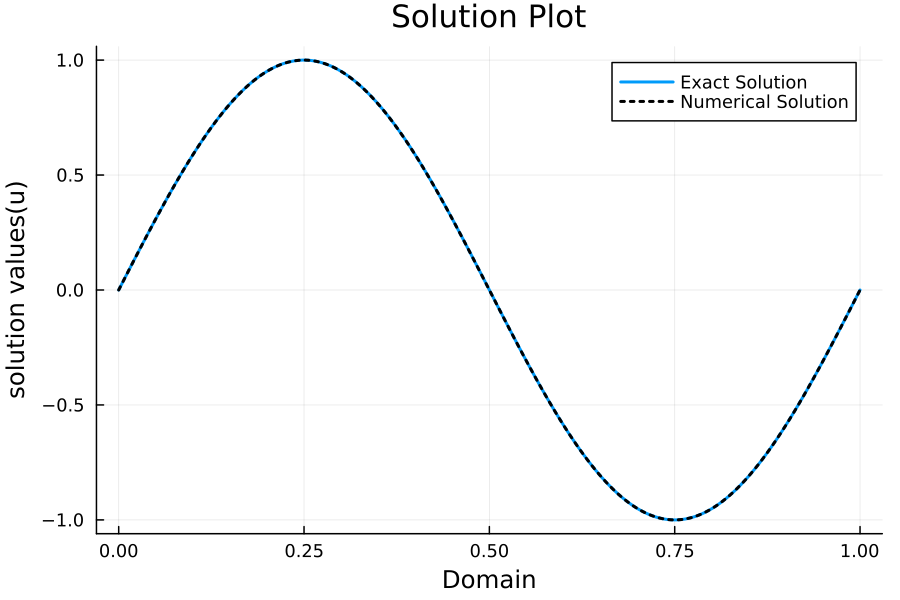

This figure's Julia source:
# solving linear advection equation:-
# u_t + param.a*u_x = 0 with periodic bc taking param.a = 1
# initial conditions: 
# u(x) = sin(2πx)
# Computational domain [0,1]

using Plots
gr()
# To generate param.a initial solution through initial condition
function initial_u!(param, x, u)
    for i in 1:param.N
        u[i] = sin(2.0 * π * x[i])
    end
end

# Lex-Wendroff method 
function update_lw!(u, unew, sigma)
    unew[1] = u[1] - 0.5* sigma *(u[2] - u[end-1]) + 0.5*sigma*sigma*(u[end-1] - 2*u[1] + u[2])   # u[0] = u[end-1] due to periodic bc
    @views unew[2:end-1] .= u[2:end-1] - 0.5*sigma*(u[3:end] - u[1:end-2]) + 0.5*sigma*sigma*(u[1:end-2] - 2*u[2:end-1] + u[3:end])
    unew[end] = u[end] - 0.5*sigma*(u[2] - u[end-1]) + 0.5*sigma*sigma*(u[end-1] - 2*u[end] + u[2]) # u[end+1] = u[2] due to periodic bc
end

# Exact solution calculation
function exact_solution!(x, param, exact_sol)
    for i in 1:param.N
        exact_sol[i] = sin(2.0 * π * (x[i]-(param.a * param.t)))
    end
end

# Error calculation
function error_cal(param, exact_sol, u)
    error = 0.0 
    error = sum(abs, exact_sol[1:param.N] - u[1:param.N])
    error = error/param.N
    return error
end


function solver(param)
    u = fill(0.0, param.N)        # Initial solution
    unew = fill(0.0, param.N)     # Updated solution
    x = fill(0.0, param.N)        # grid array
    exact_sol = fill(0.0, param.N)   # exact solution array
    
    # 1-D grid generation
    for i in 1:param.N
        x[i] = param.xmin + (i-1)*param.dx
    end
    exact_solution!(x, param, exact_sol)

    # Invoking initial condition
    initial_u!(param, x, u)

    j = 0.0
    it = 0.0

    println("Enter the cfl: ")
    cfl = readline()                # should be less than 1.0
    cfl = parse(Float64, cfl)
    dt = cfl * dx / abs(a)
    sigma = abs(a) * dt / dx        # as a substitute to cfl


    while j <= t && it < 500
        # -------Crucial block-------------
        if j + dt > t
            dt = t - j                  # example: if j= 0.99 (<param.t) and param.dt = 0.5 hence if now loop runs it will give solution for final time
                                        # param.t = 0.99+0.5 which voilates the condition. Hence need to check this. Not very clear to me!!!
            sigma = dt * abs(a) / dx
        end
        # ---------------------------------

        update_lw!(u, unew, sigma)
        u .= unew           # Use . for element-wise operation on vector
        j += dt
        it += 1
    end
    err = error_cal(param, exact_sol, u)

    # Output to terminal    
    println("---------------------------")
    println("Error is: ", err)
    println("Iterations: ", it)
    println("---------------------------")

    plot(x, exact_sol, label="Exact Solution", linestyle=:solid, linewidth=2,dpi=150)
    plot!(x, u, label="Numerical Solution", xlabel="Domain", ylabel="solution values(u)", title="Solution Plot",
        linewidth=2, linestyle=:dot, linecolor="black", dpi=150)
    savefig("linadv_ser.png")
end

# for inputting parameters of the simulation
xmin, xmax = 0.0, 1.0  # [xmin, xmax]
a = 1   # velocity
N, t = 400, 1   # N= number of grid points, t = final time
dx = (xmax - xmin)/(N-1)
@show N, t, xmin, xmax, a
param = (; N,     # show(plot)
t, dx, xmin, a)
solver(param)

# Plotting 
